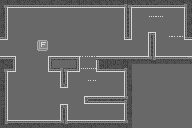

Rendered tile map (Tiled .tmx) drawn with the repository's tilesets; below, a short description and the map source with its tile grids summarised:
An orthogonal 48x32 tile map with 4x4 px tiles, 7 tile layers (background, background, front layer, background, ...), 2 tilesets, 1 image layer and 63 objects (18x door, 13x jumpable, 6x button, 3x player, 3x trigger, ...).

<map version="1.4" tiledversion="1.4.2" orientation="orthogonal" renderorder="right-down" width="48" height="32" tilewidth="4" tileheight="4" infinite="0" nextlayerid="38" nextobjectid="151">
 <editorsettings>
  <export target="eigth_level.lua" format="lua" />
 </editorsettings>
 <tileset firstgid="1" source="../graphics/placeholder_tileset.tsx" />
 <tileset firstgid="65" source="../graphics/city_tileset.tsx" />
 <imagelayer id="6" name="grid">
  <image source="../images/64grid.png" width="1024" height="1024" />
 </imagelayer>
 <layer id="7" name="background" width="48" height="32">
  <data>[1536 cells, 1536 non-empty, 1 distinct tile ids]</data>
 </layer>
 <group id="5" name="r">
  <layer id="1" name="background" width="48" height="32">
   <data>[1536 cells, 408 non-empty, 16 distinct tile ids]</data>
  </layer>
  <layer id="2" name="front layer" width="48" height="32">
   <data>[1536 cells, 27 non-empty, 11 distinct tile ids]</data>
  </layer>
  <objectgroup id="3" name="objects">
   <object id="39" type="player" x="183" y="48">
    <point />
   </object>
   <object id="41" type="trigger" x="0" y="40" width="1" height="16">
    <properties>
     <property name="target" value="nint_level" />
     <property name="type" value="exit" />
    </properties>
   </object>
   <object id="46" type="switch" x="52" y="44" width="8" height="8">
    <properties>
     <property name="link_0" type="object" value="90" />
     <property name="link_1" type="object" value="89" />
     <property name="link_2" type="object" value="91" />
     <property name="link_3" type="object" value="92" />
    </properties>
   </object>
   <object id="86" type="door" x="132" y="32" width="16" height="4">
    <properties>
     <property name="vertical" type="bool" value="true" />
    </properties>
   </object>
   <object id="87" type="button" x="172" y="28" width="8" height="8">
    <properties>
     <property name="autooff" type="bool" value="true" />
     <property name="delay" type="float" value="2" />
     <property name="link_r" type="object" value="86" />
    </properties>
   </object>
   <object id="89" type="door" x="32" y="60" width="16" height="4">
    <properties>
     <property name="open" type="bool" value="true" />
     <property name="vertical" type="bool" value="true" />
    </properties>
   </object>
   <object id="90" type="door" x="16" y="60" width="16" height="4">
    <properties>
     <property name="open" type="bool" value="true" />
     <property name="vertical" type="bool" value="true" />
    </properties>
   </object>
   <object id="91" type="door" x="16" y="64" width="16" height="4">
    <properties>
     <property name="open" type="bool" value="true" />
     <property name="vertical" type="bool" value="true" />
    </properties>
   </object>
   <object id="92" type="door" x="32" y="64" width="16" height="4">
    <properties>
     <property name="open" type="bool" value="true" />
     <property name="vertical" type="bool" value="true" />
    </properties>
   </object>
   <object id="144" type="button" x="136" y="48" width="8" height="8">
    <properties>
     <property name="group" value="group2" />
     <property name="link_r" type="object" value="148" />
    </properties>
   </object>
   <object id="148" type="door" x="128" y="40" width="4" height="16" />
  </objectgroup>
  <objectgroup id="4" name="solid">
   <object id="94" x="0" y="56">
    <polygon points="0,0 16,0 16,16 8,16 8,64 60,64 60,48 68,48 68,64 124,64 124,48 84,48 84,40 124,40 124,16 96,16 96,0 148,0 148,-24 156,-24 156,0 192,0 192,8 132,8 132,72 0,72" />
   </object>
   <object id="95" x="8" y="40">
    <polygon points="0,0 0,-32 116,-32 116,0 124,0 124,-32 176,-32 176,0 184,0 184,-40 -8,-40 -8,0" />
   </object>
   <object id="96" x="68" y="88">
    <polygon points="0,0 -8,0 -8,-16 -20,-16 -20,-32 12,-32 12,-16 0,-16" />
   </object>
   <object id="97" type="jumpable" x="80" y="56" width="16" height="4" />
   <object id="98" type="jumpable" x="80" y="68" width="16" height="4" />
   <object id="99" x="88" y="80" width="8" height="4" />
   <object id="100" type="jumpable" x="148" y="16" width="16" height="4" />
   <object id="101" type="jumpable" x="168" y="36" width="16" height="4" />
   <object id="141" x="-1" y="35" width="1" height="26" />
   <object id="150" x="190" y="35" width="2" height="27" />
  </objectgroup>
 </group>
 <group id="28" name="b">
  <layer id="29" name="background" width="48" height="32">
   <data>[1536 cells, 407 non-empty, 15 distinct tile ids]</data>
  </layer>
  <layer id="30" name="front layer" width="48" height="32">
   <data>[1536 cells, 27 non-empty, 11 distinct tile ids]</data>
  </layer>
  <objectgroup id="31" name="objects">
   <object id="102" type="player" x="183" y="48">
    <point />
   </object>
   <object id="103" type="trigger" x="0" y="40" width="1" height="16">
    <properties>
     <property name="target" value="nint_level" />
     <property name="type" value="exit" />
    </properties>
   </object>
   <object id="104" type="switch" x="52" y="44" width="8" height="8">
    <properties>
     <property name="link_0" type="object" value="108" />
     <property name="link_1" type="object" value="107" />
     <property name="link_2" type="object" value="109" />
     <property name="link_3" type="object" value="110" />
    </properties>
   </object>
   <object id="105" type="door" x="132" y="32" width="16" height="4">
    <properties>
     <property name="open" type="bool" value="false" />
     <property name="vertical" type="bool" value="true" />
    </properties>
   </object>
   <object id="106" type="button" x="148" y="24" width="8" height="8">
    <properties>
     <property name="autooff" type="bool" value="true" />
     <property name="delay" type="float" value="2" />
     <property name="link_r" type="object" value="105" />
    </properties>
   </object>
   <object id="107" type="door" x="32" y="60" width="16" height="4">
    <properties>
     <property name="open" type="bool" value="true" />
     <property name="vertical" type="bool" value="true" />
    </properties>
   </object>
   <object id="108" type="door" x="16" y="60" width="16" height="4">
    <properties>
     <property name="open" type="bool" value="true" />
     <property name="vertical" type="bool" value="true" />
    </properties>
   </object>
   <object id="109" type="door" x="16" y="64" width="16" height="4">
    <properties>
     <property name="open" type="bool" value="true" />
     <property name="vertical" type="bool" value="true" />
    </properties>
   </object>
   <object id="110" type="door" x="32" y="64" width="16" height="4">
    <properties>
     <property name="open" type="bool" value="true" />
     <property name="vertical" type="bool" value="true" />
    </properties>
   </object>
   <object id="143" type="button" x="136" y="48" width="8" height="8">
    <properties>
     <property name="group" value="group2" />
     <property name="link_r" type="object" value="147" />
    </properties>
   </object>
   <object id="147" type="door" x="128" y="40" width="4" height="16" />
  </objectgroup>
  <objectgroup id="32" name="solid">
   <!-- 10 objects omitted --></objectgroup>
 </group>
 <group id="33" name="g">
  <layer id="34" name="background" width="48" height="32">
   <data>[1536 cells, 408 non-empty, 16 distinct tile ids]</data>
  </layer>
  <layer id="35" name="front layer" width="48" height="32">
   <data>[1536 cells, 27 non-empty, 11 distinct tile ids]</data>
  </layer>
  <objectgroup id="36" name="objects">
   <!-- 11 objects omitted --></objectgroup>
  <objectgroup id="37" name="solid">
   <!-- 10 objects omitted --></objectgroup>
 </group>
</map>
<!-- 31 of 63 objects omitted -->
